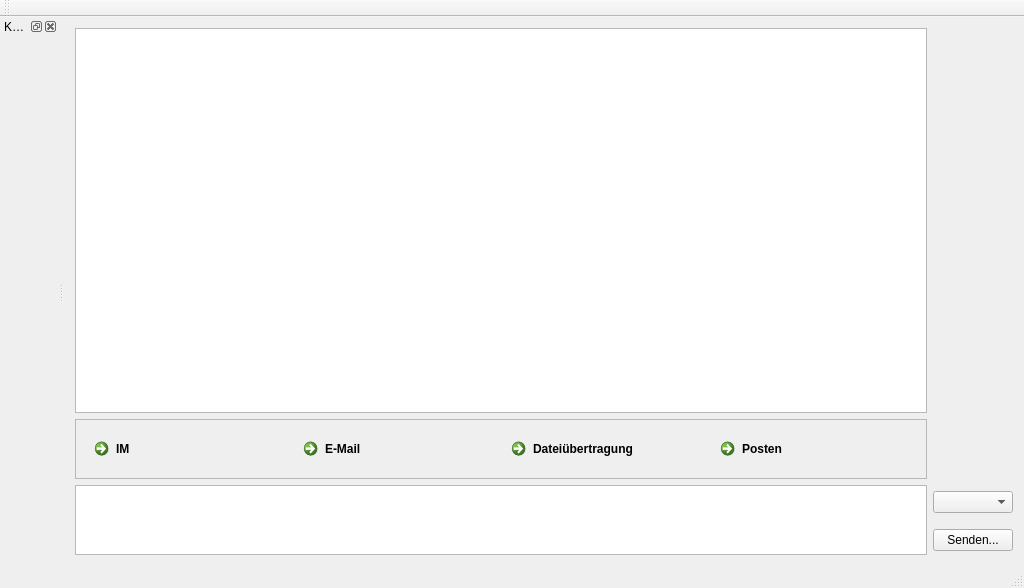
<?xml version="1.0" encoding="UTF-8"?>
<ui version="4.0">
 <class>MainWindow</class>
 <widget class="QMainWindow" name="MainWindow">
  <property name="geometry">
   <rect>
    <x>0</x>
    <y>0</y>
    <width>1024</width>
    <height>588</height>
   </rect>
  </property>
  <property name="windowTitle">
   <string>MainWindow</string>
  </property>
  <widget class="QWidget" name="centralWidget">
   <layout class="QGridLayout" name="gridLayout">
    <item row="0" column="0">
     <widget class="QListWidget" name="messagesList">
      <property name="sizePolicy">
       <sizepolicy hsizetype="Expanding" vsizetype="Expanding">
        <horstretch>0</horstretch>
        <verstretch>0</verstretch>
       </sizepolicy>
      </property>
     </widget>
    </item>
    <item row="3" column="0" rowspan="2">
     <widget class="QTextEdit" name="messageEdit">
      <property name="sizePolicy">
       <sizepolicy hsizetype="Preferred" vsizetype="Maximum">
        <horstretch>0</horstretch>
        <verstretch>0</verstretch>
       </sizepolicy>
      </property>
      <property name="minimumSize">
       <size>
        <width>0</width>
        <height>0</height>
       </size>
      </property>
     </widget>
    </item>
    <item row="3" column="1">
     <widget class="QComboBox" name="protocolSelection">
      <property name="currentIndex">
       <number>-1</number>
      </property>
     </widget>
    </item>
    <item row="4" column="1">
     <widget class="QPushButton" name="sendBtn">
      <property name="text">
       <string>Senden...</string>
      </property>
     </widget>
    </item>
    <item row="2" column="0">
     <widget class="QFrame" name="frame">
      <property name="frameShape">
       <enum>QFrame::StyledPanel</enum>
      </property>
      <property name="frameShadow">
       <enum>QFrame::Raised</enum>
      </property>
      <layout class="QHBoxLayout" name="horizontalLayout">
       <item>
        <widget class="QCommandLinkButton" name="commandLinkButton_4">
         <property name="text">
          <string>IM</string>
         </property>
        </widget>
       </item>
       <item>
        <widget class="QCommandLinkButton" name="commandLinkButton_3">
         <property name="text">
          <string>E-Mail</string>
         </property>
        </widget>
       </item>
       <item>
        <widget class="QCommandLinkButton" name="commandLinkButton_2">
         <property name="text">
          <string>Dateiübertragung</string>
         </property>
        </widget>
       </item>
       <item>
        <widget class="QCommandLinkButton" name="commandLinkButton">
         <property name="text">
          <string>Posten</string>
         </property>
        </widget>
       </item>
      </layout>
     </widget>
    </item>
   </layout>
  </widget>
  <widget class="QMenuBar" name="menuBar">
   <property name="geometry">
    <rect>
     <x>0</x>
     <y>0</y>
     <width>1024</width>
     <height>21</height>
    </rect>
   </property>
  </widget>
  <widget class="QToolBar" name="mainToolBar">
   <attribute name="toolBarArea">
    <enum>TopToolBarArea</enum>
   </attribute>
   <attribute name="toolBarBreak">
    <bool>false</bool>
   </attribute>
  </widget>
  <widget class="QStatusBar" name="statusBar"/>
  <widget class="QDockWidget" name="dockWidget">
   <property name="windowTitle">
    <string>Kontakte</string>
   </property>
   <attribute name="dockWidgetArea">
    <number>1</number>
   </attribute>
   <widget class="QWidget" name="dockWidgetContents"/>
  </widget>
 </widget>
 <layoutdefault spacing="6" margin="11"/>
 <resources/>
 <connections/>
</ui>
